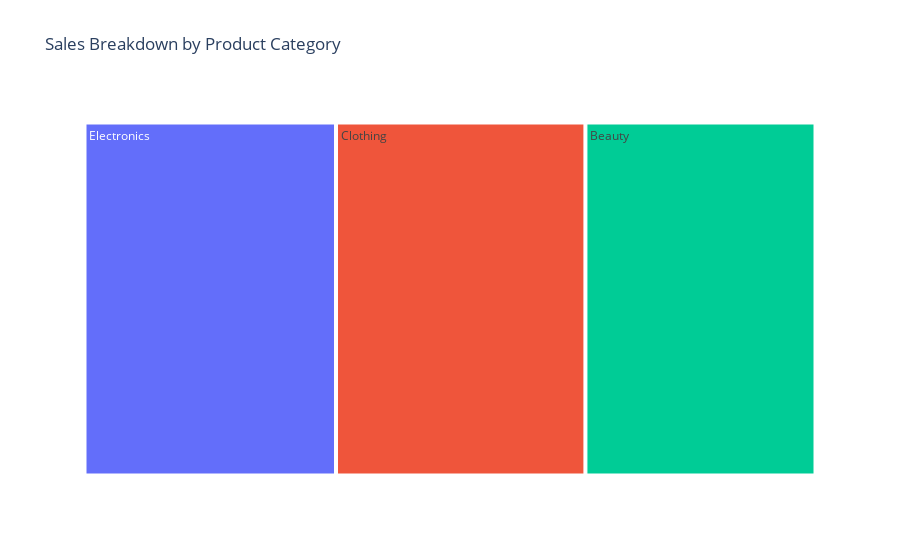

The notebook cell this image was saved under:
### Code cell
# Treemap: Product Category and Total Sales
if 'Product Category' in df.columns:
    fig = px.treemap(df, path=['Product Category'], values='Total Amount', title='Sales Breakdown by Product Category', color_continuous_scale="viridis")
    fig.show()

### Figure 1 — Plotly figure (JSON) as saved in the notebook; plotly's stock layout.template omitted (floating-point values rounded to 4 significant figures)
{"data": [{"branchvalues": "total", "domain": {"x": [0, 1], "y": [0, 1]}, "hovertemplate": "labels=%{label}<br>Total Amount=%{value}<br>parent=%{parent}<br>id=%{id}<extra></extra>", "ids": ["Beauty", "Clothing", "Electronics"], "labels": ["Beauty", "Clothing", "Electronics"], "name": "", "parents": ["", "", ""], "type": "treemap", "values": [143500.0, 155600.0, 156900.0]}], "layout": {"legend": {"tracegroupgap": 0}, "title": {"text": "Sales Breakdown by Product Category"}}}
